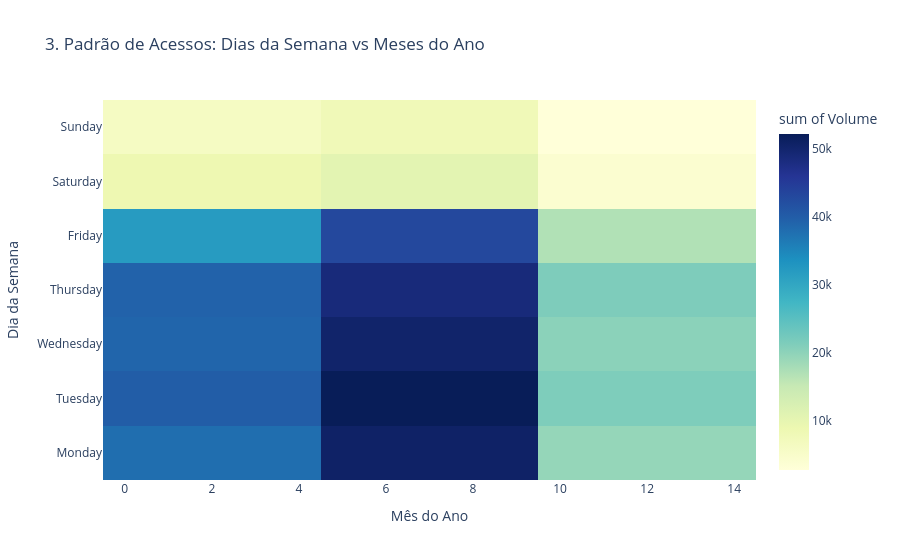

The notebook cell this image was saved under:
### Code cell
heatmap_data = df_all.groupby(['Dia_Semana', 'Mes']).size().reset_index(name='Volume')

# Ordem dos dias para ficar visualmente correto no eixo Y do Plotly
ordem_dias = ['Sunday', 'Saturday', 'Friday', 'Thursday', 'Wednesday', 'Tuesday', 'Monday']

fig3 = px.density_heatmap(
    heatmap_data, 
    x='Mes', 
    y='Dia_Semana', 
    z='Volume',
    title='3. Padrão de Acessos: Dias da Semana vs Meses do Ano',
    category_orders={'Dia_Semana': ordem_dias},
    color_continuous_scale='YlGnBu',
    labels={'Mes': 'Mês do Ano', 'Dia_Semana': 'Dia da Semana'}
)
fig3.show()

### Figure 1 — Plotly figure (JSON) as saved in the notebook; plotly's stock layout.template omitted (floating-point values rounded to 4 significant figures)
{"data": [{"coloraxis": "coloraxis", "histfunc": "sum", "hovertemplate": "Mês do Ano=%{x}<br>Dia da Semana=%{y}<br>sum of Volume=%{z}<extra></extra>", "name": "", "type": "histogram2d", "x": [1, 2, 3, 4, 5, 6, 7, 8, 9, 10, 11, 12, 1, 2, 3, 4, 5, 6, 7, 8, 9, 10, 11, 12, 1, 2, 3, 4, 5, 6, 7, 8, 9, 10, 11, 12, 1, 2, 3, 4, 5, 6, 7, 8, 9, 10, 11, 12, 1, 2, 3, 4, 5, 6, 7, 8, 9, 10, 11, 12, 1, 2, 3, 4, 5, 6, 7, 8, 9, 10, 11, 12, 1, 2, 3, 4, 5, 6, 7, 8, 9, 10, 11, 12], "xaxis": "x", "xbingroup": "x", "y": ["Friday", "Friday", "Friday", "Friday", "Friday", "Friday", "Friday", "Friday", "Friday", "Friday", "Friday", "Friday", "Monday", "Monday", "Monday", "Monday", "Monday", "Monday", "Monday", "Monday", "Monday", "Monday", "Monday", "Monday", "Saturday", "Saturday", "Saturday", "Saturday", "Saturday", "Saturday", "Saturday", "Saturday", "Saturday", "Saturday", "Saturday", "Saturday", "Sunday", "Sunday", "Sunday", "Sunday", "Sunday", "Sunday", "Sunday", "Sunday", "Sunday", "Sunday", "Sunday", "Sunday", "Thursday", "Thursday", "Thursday", "Thursday", "Thursday", "Thursday", "Thursday", "Thursday", "Thursday", "Thursday", "Thursday", "Thursday", "Tuesday", "Tuesday", "Tuesday", "Tuesday", "Tuesday", "Tuesday", "Tuesday", "Tuesday", "Tuesday", "Tuesday", "Tuesday", "Tuesday", "Wednesday", "Wednesday", "Wednesday", "Wednesday", "Wednesday", "Wednesday", "Wednesday", "Wednesday", "Wednesday", "Wednesday", "Wednesday", "Wednesday"], "yaxis": "y", "ybingroup": "y", "z": [8059, 7928, 8271, 7718, 8351, 8168, 10229, 9221, 7111, 6051, 5806, 5136, 9113, 8433, 10434, 9934, 10245, 10722, 10871, 10757, 8126, 6343, 6236, 6844, 1806, 2329, 2255, 2343, 2466, 2195, 2332, 2036, 1491, 1350, 1395, 1505, 1259, 1653, 1641, 1629, 1519, 2030, 1649, 1420, 1207, 924, 815, 1054, 9018, 10189, 10639, 9496, 9967, 9303, 11024, 10497, 7877, 7487, 7060, 6888, 10312, 8797, 10441, 10438, 10660, 10580, 10772, 11683, 8450, 7382, 7296, 6743, 9465, 8697, 10405, 10347, 10219, 9872, 11112, 10542, 8509, 6822, 6764, 6663]}], "layout": {"coloraxis": {"colorbar": {"title": {"text": "sum of Volume"}}, "colorscale": [[0, "rgb(255,255,217)"], [0.125, "rgb(237,248,177)"], [0.25, "rgb(199,233,180)"], [0.375, "rgb(127,205,187)"], [0.5, "rgb(65,182,196)"], [0.625, "rgb(29,145,192)"], [0.75, "rgb(34,94,168)"], [0.875, "rgb(37,52,148)"], [1, "rgb(8,29,88)"]]}, "legend": {"tracegroupgap": 0}, "title": {"text": "3. Padrão de Acessos: Dias da Semana vs Meses do Ano"}, "xaxis": {"anchor": "y", "domain": [0, 1], "title": {"text": "Mês do Ano"}}, "yaxis": {"anchor": "x", "categoryarray": ["Monday", "Tuesday", "Wednesday", "Thursday", "Friday", "Saturday", "Sunday"], "categoryorder": "array", "domain": [0, 1], "title": {"text": "Dia da Semana"}}}}
